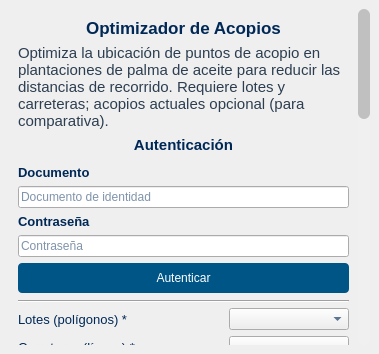
<?xml version="1.0" encoding="UTF-8"?>
<ui version="4.0">
 <class>OptimizadorAcopiosDockWidgetBase</class>
 <widget class="QDockWidget" name="OptimizadorAcopiosDockWidgetBase">
  <property name="windowTitle">
   <string>ToolkitPalm</string>
  </property>
  <property name="styleSheet">
   <string>QDockWidget QWidget { color: #002856; }
QDockWidget::title {
  color: #ffffff;
  font-size: 15px;
  font-weight: bold;
  background-color: #002856;
  padding: 6px 10px;
  text-align: center;
}</string>
  </property>
  <widget class="QWidget" name="dockWidgetContents">
   <layout class="QVBoxLayout" name="verticalLayout">
    <item>
     <widget class="QScrollArea" name="scrollArea">
      <property name="widgetResizable">
       <bool>true</bool>
      </property>
      <property name="styleSheet">
       <string>QScrollArea {
    border: none;
    background-color: transparent;
}
QScrollBar:vertical {
    background-color: #f0f0f0;
    width: 12px;
    border-radius: 6px;
}
QScrollBar::handle:vertical {
    background-color: #c0c0c0;
    border-radius: 6px;
    min-height: 20px;
}
QScrollBar::handle:vertical:hover {
    background-color: #a0a0a0;
}
QScrollBar::add-line:vertical, QScrollBar::sub-line:vertical {
    height: 0px;
}
QScrollBar::add-page:vertical, QScrollBar::sub-page:vertical {
    background: none;
}</string>
      </property>
      <widget class="QWidget" name="scrollAreaWidgetContents">
       <property name="geometry">
        <rect>
         <x>0</x>
         <y>0</y>
         <width>280</width>
         <height>400</height>
        </rect>
       </property>
       <layout class="QVBoxLayout" name="scrollVerticalLayout">
        <item>
         <widget class="QLabel" name="titleLabel">
          <property name="font">
           <font>
            <pointsize>13</pointsize>
            <weight>75</weight>
            <bold>true</bold>
           </font>
          </property>
          <property name="text">
           <string>Optimizador de Acopios</string>
          </property>
          <property name="alignment">
           <set>Qt::AlignCenter</set>
          </property>
          <property name="styleSheet">
           <string>color: #002856;</string>
          </property>
         </widget>
        </item>
        <item>
         <widget class="QLabel" name="infoLabel">
          <property name="font">
           <font>
            <pointsize>11</pointsize>
           </font>
          </property>
          <property name="text">
           <string>Optimiza la ubicación de puntos de acopio en plantaciones de palma de aceite para reducir las distancias de recorrido. Requiere lotes y carreteras; acopios actuales opcional (para comparativa).</string>
          </property>
          <property name="alignment">
           <set>Qt::AlignLeft|Qt::AlignTop</set>
          </property>
          <property name="wordWrap">
           <bool>true</bool>
          </property>
          <property name="styleSheet">
           <string>color: #2c3e50;</string>
          </property>
         </widget>
        </item>
        <item>
         <layout class="QGridLayout" name="authLayout">
          <item row="0" column="0" colspan="2">
           <widget class="QLabel" name="authTitleLabel">
            <property name="font">
             <font>
              <pointsize>11</pointsize>
              <weight>75</weight>
              <bold>true</bold>
             </font>
            </property>
            <property name="text">
             <string>Autenticación</string>
            </property>
            <property name="alignment">
             <set>Qt::AlignCenter</set>
            </property>
            <property name="styleSheet">
             <string>color: #002856; margin-bottom: 5px;</string>
            </property>
           </widget>
          </item>
          <item row="2" column="0">
           <widget class="QLabel" name="documentLabel">
            <property name="font">
             <font>
              <pointsize>10</pointsize>
              <weight>75</weight>
              <bold>true</bold>
             </font>
            </property>
            <property name="text">
             <string>Documento</string>
            </property>
            <property name="styleSheet">
             <string>color: #002856;</string>
            </property>
           </widget>
          </item>
          <item row="3" column="0" colspan="2">
           <widget class="QLineEdit" name="documentLineEdit">
            <property name="placeholderText">
             <string>Documento de identidad</string>
            </property>
            <property name="echoMode">
             <enum>QLineEdit::Password</enum>
            </property>
           </widget>
          </item>
          <item row="4" column="0">
           <widget class="QLabel" name="credentialLabel">
            <property name="font">
             <font>
              <pointsize>10</pointsize>
              <weight>75</weight>
              <bold>true</bold>
             </font>
            </property>
            <property name="text">
             <string>Contraseña</string>
            </property>
            <property name="styleSheet">
             <string>color: #002856;</string>
            </property>
           </widget>
          </item>
          <item row="5" column="0" colspan="2">
           <widget class="QLineEdit" name="credentialLineEdit">
            <property name="placeholderText">
             <string>Contraseña</string>
            </property>
            <property name="echoMode">
             <enum>QLineEdit::Password</enum>
            </property>
           </widget>
          </item>
          <item row="6" column="0" colspan="2">
           <widget class="QPushButton" name="authenticateButton">
            <property name="text">
             <string>Autenticar</string>
            </property>
            <property name="styleSheet">
             <string>QPushButton {
    background-color: #005587;
    color: white;
    border: none;
    padding: 8px;
    border-radius: 4px;
    font-size: 12px;
}
QPushButton:hover {
    background-color: #007AAE;
}
QPushButton:disabled {
    background-color: #9ca3af;
    color: #6b7280;
}</string>
            </property>
           </widget>
          </item>
         </layout>
        </item>
        <item>
         <widget class="Line" name="separator1">
          <property name="orientation">
           <enum>Qt::Horizontal</enum>
          </property>
          <property name="styleSheet">
           <string>margin: 10px 0px;</string>
          </property>
         </widget>
        </item>
        <item>
         <layout class="QGridLayout" name="layersLayout">
          <item row="0" column="0">
           <widget class="QLabel" name="lotsLabel">
            <property name="font">
             <font>
              <pointsize>10</pointsize>
             </font>
            </property>
            <property name="text">
             <string>Lotes (polígonos) *</string>
            </property>
            <property name="toolTip">
             <string>Obligatorio. Capa de polígonos con los lotes de la plantación. Sus centroides se usan como puntos de demanda en el modelo p-mediana.</string>
            </property>
            <property name="styleSheet">
             <string>color: #002856;</string>
            </property>
           </widget>
          </item>
          <item row="0" column="1">
           <widget class="QgsMapLayerComboBox" name="lotsCombo"/>
          </item>
          <item row="1" column="0">
           <widget class="QLabel" name="roadsLabel">
            <property name="font">
             <font>
              <pointsize>10</pointsize>
             </font>
            </property>
            <property name="text">
             <string>Carreteras (líneas) *</string>
            </property>
            <property name="toolTip">
             <string>Obligatorio. Capa de líneas con la red vial de la plantación. Se generan candidatos a puntos de acopio sobre esta red.</string>
            </property>
            <property name="styleSheet">
             <string>color: #002856;</string>
            </property>
           </widget>
          </item>
          <item row="1" column="1">
           <widget class="QgsMapLayerComboBox" name="roadsCombo"/>
          </item>
          <item row="2" column="0">
           <widget class="QLabel" name="acopiosLabel">
            <property name="font">
             <font>
              <pointsize>10</pointsize>
             </font>
            </property>
            <property name="text">
             <string>Acopios actuales (puntos, opcional)</string>
            </property>
            <property name="toolTip">
             <string>Opcional. Si tiene una capa de puntos con los acopios actuales, el sistema calculará las distancias existentes y las comparará con el escenario óptimo, mostrando la mejora obtenida.</string>
            </property>
            <property name="styleSheet">
             <string>color: #002856;</string>
            </property>
           </widget>
          </item>
          <item row="2" column="1">
           <widget class="QComboBox" name="acopiosCombo"/>
          </item>
          <item row="3" column="0" colspan="2">
           <widget class="QLabel" name="acopiosDescLabel">
            <property name="text">
             <string>Si cuenta con una capa de los acopios actuales, se ejecutará una comparación y se mostrará la mejora en distancias respecto al nuevo escenario óptimo.</string>
            </property>
            <property name="wordWrap">
             <bool>true</bool>
            </property>
            <property name="styleSheet">
             <string>color: #777777; font-style: italic; font-size: 8pt; margin-top: 1px; margin-bottom: 3px;</string>
            </property>
           </widget>
          </item>
         </layout>
        </item>
        <item>
         <layout class="QGridLayout" name="paramsLayout">
          <item row="0" column="0">
           <widget class="QLabel" name="pLabel">
            <property name="font">
             <font>
              <pointsize>10</pointsize>
             </font>
            </property>
            <property name="text">
             <string>Nº de acopios a ubicar *</string>
            </property>
            <property name="toolTip">
             <string>Obligatorio. Número de puntos de acopio a ubicar. El modelo p-mediana buscará exactamente p ubicaciones que minimicen la distancia total desde los lotes.</string>
            </property>
            <property name="styleSheet">
             <string>color: #002856;</string>
            </property>
           </widget>
          </item>
          <item row="0" column="1">
           <widget class="QSpinBox" name="pSpinBox">
            <property name="minimum">
             <number>1</number>
            </property>
            <property name="maximum">
             <number>999</number>
            </property>
            <property name="value">
             <number>7</number>
            </property>
           </widget>
          </item>
          <item row="1" column="0">
           <widget class="QLabel" name="intervalLabel">
            <property name="visible">
             <bool>false</bool>
            </property>
            <property name="font">
             <font>
              <pointsize>10</pointsize>
             </font>
            </property>
            <property name="text">
             <string>Distancia entre candidatos (m)</string>
            </property>
            <property name="styleSheet">
             <string>color: #002856;</string>
            </property>
           </widget>
          </item>
          <item row="1" column="1">
           <widget class="QDoubleSpinBox" name="intervalDoubleSpinBox">
            <property name="visible">
             <bool>false</bool>
            </property>
            <property name="suffix">
             <string> m</string>
            </property>
            <property name="minimum">
             <double>10.000000000000000</double>
            </property>
            <property name="maximum">
             <double>500.000000000000000</double>
            </property>
            <property name="value">
             <double>50.000000000000000</double>
            </property>
           </widget>
          </item>
         </layout>
        </item>
        <item>
         <widget class="QLabel" name="requiredLegendLabel">
          <property name="text">
           <string>* Campo obligatorio</string>
          </property>
          <property name="alignment">
           <set>Qt::AlignRight|Qt::AlignVCenter</set>
          </property>
          <property name="styleSheet">
           <string>color: #999999; font-size: 8pt; margin-bottom: 2px;</string>
          </property>
         </widget>
        </item>
        <item>
         <widget class="QLabel" name="columnsHeaderLabel">
          <property name="text">
           <string>Columnas opcionales (capa de lotes)</string>
          </property>
          <property name="font">
           <font>
            <pointsize>10</pointsize>
            <weight>75</weight>
            <bold>true</bold>
           </font>
          </property>
          <property name="styleSheet">
           <string>color: #002856; margin-top: 6px; margin-bottom: 2px;</string>
          </property>
         </widget>
        </item>
        <item>
         <layout class="QGridLayout" name="columnsLayout">
          <item row="0" column="0">
           <widget class="QLabel" name="productividadLabel">
            <property name="font">
             <font>
              <pointsize>10</pointsize>
             </font>
            </property>
            <property name="text">
             <string>Productividad (RFF/t)</string>
            </property>
            <property name="toolTip">
             <string>Opcional. Columna de la capa de lotes con la productividad en toneladas de RFF por hectárea. Permite subdividir los lotes en unidades de demanda más reales.</string>
            </property>
            <property name="styleSheet">
             <string>color: #002856;</string>
            </property>
           </widget>
          </item>
          <item row="0" column="1">
           <widget class="QComboBox" name="productividadCombo">
            <property name="toolTip">
             <string>Opcional. Columna con la productividad en t RFF/ha. Seleccione "Sin producción" si no aplica.</string>
            </property>
           </widget>
          </item>
          <item row="1" column="0" colspan="2">
           <widget class="QLabel" name="productividadDescLabel">
            <property name="text">
             <string>Permite subdividir los lotes en unidades de demanda más reales. Si no aplica, deje "Sin producción".</string>
            </property>
            <property name="wordWrap">
             <bool>true</bool>
            </property>
            <property name="styleSheet">
             <string>color: #777777; font-style: italic; font-size: 8pt; margin-top: 1px; margin-bottom: 3px;</string>
            </property>
           </widget>
          </item>
          <item row="2" column="0">
           <widget class="QLabel" name="preciosLabel">
            <property name="font">
             <font>
              <pointsize>10</pointsize>
             </font>
            </property>
            <property name="text">
             <string>Tarifa (COP/t)</string>
            </property>
            <property name="toolTip">
             <string>Opcional. Columna con la tarifa de cosecha en COP por tonelada de RFF. Tarifa de cosecha diferenciada por productividad del lote.</string>
            </property>
            <property name="styleSheet">
             <string>color: #002856;</string>
            </property>
           </widget>
          </item>
          <item row="2" column="1">
           <widget class="QComboBox" name="preciosCombo">
            <property name="toolTip">
             <string>Opcional. Columna con la tarifa de cosecha en COP/t. Seleccione "Sin tarifa" si no aplica.</string>
            </property>
           </widget>
          </item>
          <item row="3" column="0" colspan="2">
           <widget class="QLabel" name="preciosDescLabel">
            <property name="text">
             <string>Tarifa de cosecha diferenciada por productividad del lote. Si no aplica, deje "Sin tarifa".</string>
            </property>
            <property name="wordWrap">
             <bool>true</bool>
            </property>
            <property name="styleSheet">
             <string>color: #777777; font-style: italic; font-size: 8pt; margin-top: 1px; margin-bottom: 3px;</string>
            </property>
           </widget>
          </item>
         </layout>
        </item>
        <item>
         <widget class="QPushButton" name="optimizeButton">
          <property name="text">
           <string>Ejecutar optimización</string>
          </property>
          <property name="styleSheet">
           <string>QPushButton {
    background-color: #005587;
    color: white;
    padding: 10px;
    border-radius: 4px;
    font-size: 12px;
}
QPushButton:hover {
    background-color: #007AAE;
}
QPushButton:disabled {
    background-color: #9ca3af;
    color: #6b7280;
}</string>
          </property>
         </widget>
        </item>
        <item>
         <widget class="QGroupBox" name="resultsSummaryGroup">
          <property name="title">
           <string>Resumen del último resultado</string>
          </property>
          <property name="styleSheet">
           <string>QGroupBox { font-weight: bold; color: #002856; }
QGroupBox::title { subcontrol-origin: margin; left: 8px; padding: 0 4px; }</string>
          </property>
          <layout class="QVBoxLayout" name="resultsSummaryLayout">
           <item>
            <widget class="QTextEdit" name="resultsSummaryText">
             <property name="readOnly">
              <bool>true</bool>
             </property>
             <property name="maximumHeight">
              <number>160</number>
             </property>
             <property name="styleSheet">
              <string>QTextEdit {
    background-color: #f8f9fa;
    border: 1px solid #dee2e6;
    border-radius: 4px;
    padding: 8px;
    font-family: Consolas, monospace;
    font-size: 11px;
    color: #333;
}
QTextEdit QScrollBar:vertical {
    width: 12px;
    border-radius: 6px;
    background: #e9ecef;
}
QTextEdit QScrollBar::handle:vertical {
    min-height: 24px;
    border-radius: 6px;
    background: #adb5bd;
}
QTextEdit QScrollBar::handle:vertical:hover {
    background: #6c757d;
}
QTextEdit QScrollBar::add-line:vertical, QTextEdit QScrollBar::sub-line:vertical {
    height: 0;
}</string>
             </property>
             <property name="placeholderText">
              <string>Ejecute la optimización para ver el resumen aquí.</string>
             </property>
            </widget>
           </item>
           <item>
            <widget class="QPushButton" name="resetButton">
             <property name="text">
              <string>Reiniciar</string>
             </property>
             <property name="toolTip">
              <string>Borra el resumen de resultados y restablece las columnas opcionales según la capa de lotes activa.</string>
             </property>
             <property name="styleSheet">
              <string>QPushButton {
    background-color: transparent;
    color: #005587;
    border: 1px solid #005587;
    padding: 5px;
    border-radius: 4px;
    font-size: 11px;
}
QPushButton:hover {
    background-color: #e8f0f7;
}
QPushButton:disabled {
    color: #9ca3af;
    border-color: #9ca3af;
}</string>
             </property>
            </widget>
           </item>
          </layout>
         </widget>
        </item>
        <item>
         <spacer name="verticalSpacer">
          <property name="orientation">
           <enum>Qt::Vertical</enum>
          </property>
          <property name="sizeHint" stdset="0">
           <size>
            <width>20</width>
            <height>40</height>
           </size>
          </property>
         </spacer>
        </item>
       </layout>
      </widget>
     </widget>
    </item>
   </layout>
  </widget>
 </widget>
 <customwidgets>
  <customwidget>
   <class>QgsMapLayerComboBox</class>
   <extends>QComboBox</extends>
   <header>qgis.gui</header>
  </customwidget>
 </customwidgets>
 <resources/>
 <connections/>
</ui>
